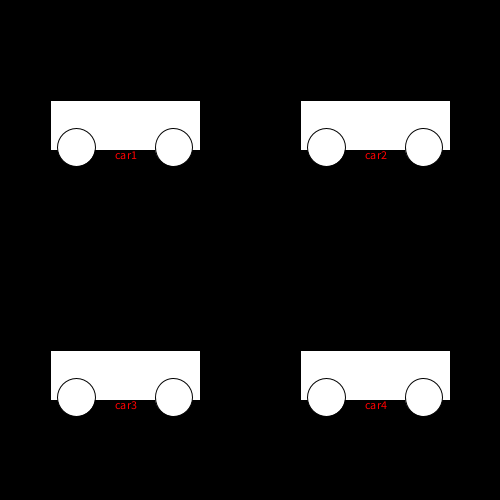
Frame 1 (no input)
Frame 60 (the mouse pressed at the canvas centre just before this capture): identical to frame 1, image omitted
Frame 120 (the mouse held since frame 60 and released just before this capture): identical to frame 1, image omitted

The Processing sketch that drew this single still picture (run headless with seeded random() and noise(); from frame 60 on, the mouse is pressed at the canvas centre):

// Processing sketch: jayClass
// ── jayClass.pde
String words = new String("Speed Racer");
Car[] myCars;
float carSize = 150;

void setup() {
  size(500, 500);
  myCars = new Car[4];
 
  myCars[0] = new Car(width/4, height/4, carSize, "car1");
  myCars[1] = new Car(3*width/4, height/4, carSize, "car2");
  myCars[2] = new Car(width/4, 3*height/4, carSize, "car3");
  myCars[3] = new Car(3*width/4, 3*height/4, carSize, "car4");

  background(0);
}

void draw() {
  background(0);
  
  //for(int i = 0 ; i < myCars.length; i++){
  //  myCars[i].display();
  //}
  
  for(Car c : myCars) c.display();
  
}

void keyPressed() {
  switch(key){
    case 'r': // reset the cars to their original sizes
    for(Car c : myCars) c.setSize(carSize);
    break;
  }
}

void mouseClicked(){
  
  for (int i = 0; i < myCars.length; i++) {

    if (myCars[i].isClicked(mouseX, mouseY)) {

      int index = int(random(myCars.length));
      float newSize = random(50, 250);

      if (index != i) myCars[ index ].setSize( newSize );
    }
  }
}

// ── Car.pde


class Car {

  float x = random(width);
  float y = random(height);
  float size = 100;
  float w = size;
  float h = size/3;
  float wheelSize = size/4;
  float wheelBase = 0.325;
  float wheelHeight = 0.45;
  String name = new String("noname");
  color fillColor = color(255);
  color textColor = color(255, 0, 0);


  Car() {
  }

  Car(float _x, float _y) {
    x = _x;
    y = _y;
  }

  Car(String _name) {
    name = _name;
  }

  Car(float _x, float _y, String _name) {
    x = _x;
    y = _y;
    name = _name;
  }

  Car(float _x, float _y, float _size, String _name) {
    x = _x;
    y = _y;
    this.setSize(_size);
    name = _name;
  }

  void setSize(float _newSize) {
    size = _newSize;
    w = size;
    h = size/3;
    wheelSize = size/4;
  }

  void display() {

    pushMatrix();
    // move the origin to where the Car is
    translate(x, y);
    // draw car body
    rectMode(CENTER);
    fill(fillColor);
    rect(0, 0, w, h);
    // draw some wheels
    textAlign(CENTER, TOP);
    circle(-wheelBase * w, wheelHeight * h, wheelSize);
    circle(wheelBase * w, wheelHeight * h, wheelSize);
    // draw name on car
    fill(textColor);
    text(name, 0, h/2);
    popMatrix();
  }

  boolean isClicked(float _x, float _y) {   
    return (( _y > y-h/2 && _y < y+h/2 ) && ( _x > x-w/2 && _x < x+w/2 ));
  }
}
